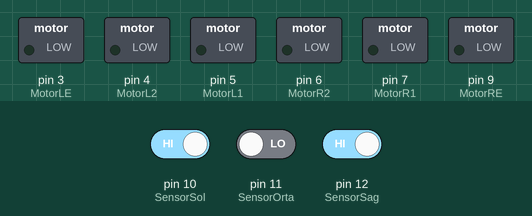
Simulated run of this sketch. Board: Arduino Uno, built with avr-gcc and run on an emulated ATmega328P. Shown: switched loads named in the sketch (green lamp = pin HIGH). The test bench sets the inputs (shaded band); at power-on: pin 10 (SensorSol) HIGH, pin 12 (SensorSag) HIGH, pin 11 (SensorOrta) LOW.

Above: at 1.2 s.
1.3 s: pin 10 (SensorSol) driven LOW
At 2.5 s:
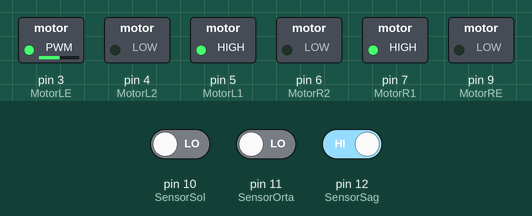
2.8 s: pin 10 (SensorSol) driven HIGH and pin 12 (SensorSag) driven LOW
At 3.8 s:
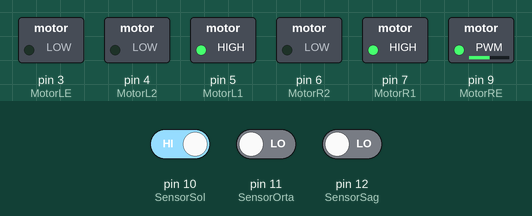
4.3 s: pin 10 (SensorSol) driven LOW and pin 11 (SensorOrta) driven HIGH
At 4.9 s:
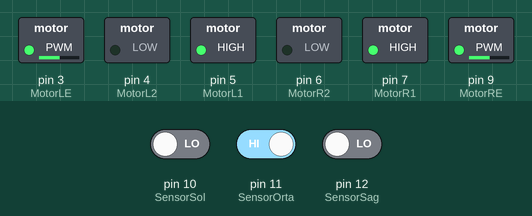
Timing chart, 0 to 7.3 s (numbered marks = the images above; inputs shaded):
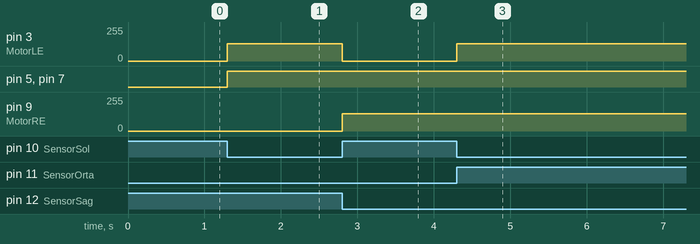

The sketch:

_izgirobotproje.ino
```cpp
#define SensorSol 10
#define SensorOrta 11
#define SensorSag 12

#define MotorR1 7
#define MotorR2 6 // Sensör ve Motorların Arduino'ya bağladığımız pinlerini tanımlıyoruz.
#define MotorRE 9

#define MotorL1 5
#define MotorL2 4
#define MotorLE 3


void setup() {

  pinMode(SensorSol, INPUT);
  pinMode(SensorOrta, INPUT);
  pinMode(SensorSag, INPUT);

  pinMode(MotorR1, OUTPUT); // Sensör ve Motorların Giriş-Çıkış bilgilerini belirtiyoruz.
  pinMode(MotorR2, OUTPUT);

  pinMode(MotorL1, OUTPUT);
  pinMode(MotorL2, OUTPUT);


}

void loop() {

  if(digitalRead(SensorSol) == 0 && digitalRead(SensorOrta) == 1 && digitalRead(SensorSag) == 0){  // Orta sensör çizgiyi gördüğünde robot ileri gitsin.
    ileri();
  }

  if(digitalRead(SensorSol) == 0 && digitalRead(SensorOrta) == 0 && digitalRead(SensorSag) == 1){  // Sağ sensör çizgiyi gördüğünde robot sağa dönsün.
    sag();
  }

  if(digitalRead(SensorSol) == 1 && digitalRead(SensorOrta) == 0 && digitalRead(SensorSag) == 0){  // Sol sensör çizgiyi gördüğünde robot sola dönsün.
    sol();
  }


}


void ileri(){  // Robotun ileri yönde hareketi için fonksiyon tanımlıyoruz.

  digitalWrite(MotorR1, HIGH); // Sağ motorun ileri hareketi aktif
  digitalWrite(MotorR2, LOW); // Sağ motorun geri hareketi pasif
  analogWrite(MotorRE, 130); // Sağ motorun hızı 150

  digitalWrite(MotorL1, HIGH); // Sol motorun ileri hareketi aktif
  digitalWrite(MotorL2, LOW); // Sol motorun geri hareketi pasif
  analogWrite(MotorLE, 130); // Sol motorun hızı 150


}


void sag(){ // Robotun sağa dönme hareketi için fonksiyon tanımlıyoruz.

  digitalWrite(MotorR1, HIGH); // Sağ motorun ileri hareketi aktif
  digitalWrite(MotorR2, LOW); // Sağ motorun geri hareketi pasif
  analogWrite(MotorRE, 0); // Sağ motorun hızı 0 (Motor duruyor)

  digitalWrite(MotorL1, HIGH); // Sol motorun ileri hareketi aktif
  digitalWrite(MotorL2, LOW); // Sol motorun geri hareketi pasif
  analogWrite(MotorLE, 130); // Sol motorun hızı 150


}

void sol(){ // Robotun sola dönme hareketi için fonksiyon tanımlıyoruz.

  digitalWrite(MotorR1, HIGH); // Sağ motorun ileri hareketi aktif
  digitalWrite(MotorR2, LOW); // Sağ motorun geri hareketi pasif
  analogWrite(MotorRE, 130); // Sağ motorun hızı 150

  digitalWrite(MotorL1, HIGH); // Sol motorun ileri hareketi aktif
  digitalWrite(MotorL2, LOW); // Sol motorun geri hareketi pasif
  analogWrite(MotorLE, 0); // Sol motorun hızı 0 (Motor duruyor)

}

void dur(){ // Robotun durma hareketi için fonksiyon tanımlıyoruz.

  digitalWrite(MotorR1, HIGH);
  digitalWrite(MotorR2, LOW);
  digitalWrite(MotorRE, LOW);

  digitalWrite(MotorL1, HIGH);
  digitalWrite(MotorL2, LOW);
  digitalWrite(MotorLE, LOW);

}
```

Measured:
- after the input at 1.3 s, pin 3 (MotorLE): 0/255 → 130/255 at once; pin 5 (MotorL1), pin 7 (MotorR1): LOW → HIGH at once
- after the input at 2.8 s, pin 3 (MotorLE): 130/255 → 0/255 at once; pin 9 (MotorRE): 0/255 → 130/255 at once
- after the input at 4.3 s, pin 3 (MotorLE): 0/255 → 130/255 at once
